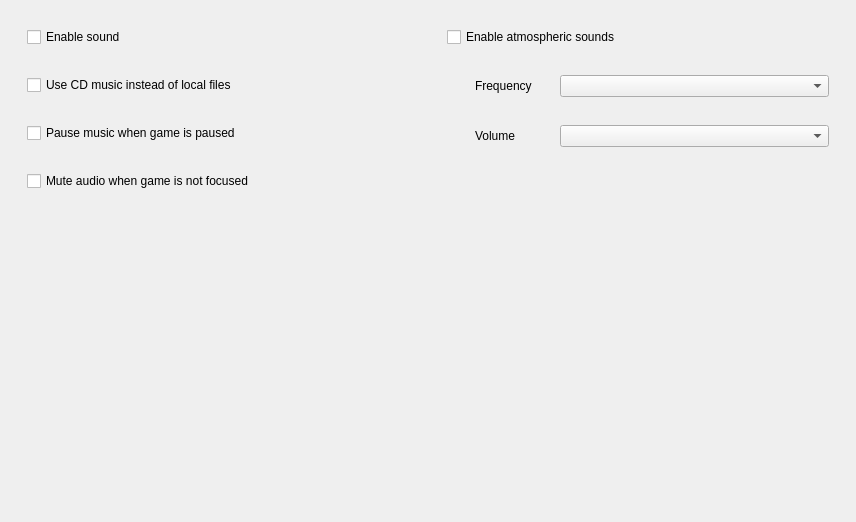
         <widget class="QWidget" name="responsive_scrollAreaWidgetContents_3">
          <property name="geometry">
           <rect>
            <x>0</x>
            <y>0</y>
            <width>856</width>
            <height>522</height>
           </rect>
          </property>
          <property name="sizePolicy">
           <sizepolicy hsizetype="Expanding" vsizetype="Expanding">
            <horstretch>1</horstretch>
            <verstretch>0</verstretch>
           </sizepolicy>
          </property>
          <layout class="QHBoxLayout" name="horizontalLayout_6" stretch="1,1">
           <item>
            <widget class="QFrame" name="frame_7">
             <property name="sizePolicy">
              <sizepolicy hsizetype="Ignored" vsizetype="Expanding">
               <horstretch>0</horstretch>
               <verstretch>0</verstretch>
              </sizepolicy>
             </property>
             <layout class="QFormLayout" name="formLayout_8">
              <property name="horizontalSpacing">
               <number>28</number>
              </property>
              <property name="verticalSpacing">
               <number>28</number>
              </property>
              <property name="leftMargin">
               <number>16</number>
              </property>
              <property name="topMargin">
               <number>16</number>
              </property>
              <property name="rightMargin">
               <number>16</number>
              </property>
              <property name="bottomMargin">
               <number>0</number>
              </property>
              <item row="4" column="0">
               <spacer name="verticalSpacer_5">
                <property name="orientation">
                 <enum>Qt::Orientation::Vertical</enum>
                </property>
                <property name="sizeHint" stdset="0">
                 <size>
                  <width>0</width>
                  <height>0</height>
                 </size>
                </property>
               </spacer>
              </item>
              <item row="3" column="0" colspan="2">
               <widget class="QCheckBox" name="checkBoxMuteAudioWhenNotFocused">
                <property name="text">
                 <string comment="Checkbox Toggle">Mute audio when game is not focused</string>
                </property>
               </widget>
              </item>
              <item row="2" column="0" colspan="2">
               <widget class="QCheckBox" name="checkBoxPauseMusicWhenPaused">
                <property name="text">
                 <string comment="Checkbox Toggle">Pause music when game is paused</string>
                </property>
               </widget>
              </item>
              <item row="1" column="0" colspan="2">
               <widget class="QCheckBox" name="checkBoxUseCDMusic">
                <property name="text">
                 <string comment="Checkbox Toggle">Use CD music instead of local files</string>
                </property>
               </widget>
              </item>
              <item row="0" column="0" colspan="2">
               <widget class="QCheckBox" name="checkBoxEnableSound">
                <property name="text">
                 <string comment="Checkbox Toggle">Enable sound</string>
                </property>
               </widget>
              </item>
             </layout>
            </widget>
           </item>
           <item>
            <widget class="QFrame" name="frame_8">
             <property name="sizePolicy">
              <sizepolicy hsizetype="Ignored" vsizetype="Expanding">
               <horstretch>0</horstretch>
               <verstretch>0</verstretch>
              </sizepolicy>
             </property>
             <layout class="QFormLayout" name="formLayout_7">
              <property name="horizontalSpacing">
               <number>28</number>
              </property>
              <property name="verticalSpacing">
               <number>28</number>
              </property>
              <property name="leftMargin">
               <number>16</number>
              </property>
              <property name="topMargin">
               <number>16</number>
              </property>
              <property name="rightMargin">
               <number>16</number>
              </property>
              <property name="bottomMargin">
               <number>0</number>
              </property>
              <item row="1" column="0">
               <widget class="QLabel" name="labelAtmoFrequency">
                <property name="text">
                 <string comment="Dropdown Title Label">Frequency</string>
                </property>
                <property name="indent">
                 <number>28</number>
                </property>
               </widget>
              </item>
              <item row="1" column="1">
               <widget class="QComboBox" name="comboBoxAtmoFrequency"/>
              </item>
              <item row="2" column="0">
               <widget class="QLabel" name="labelAtmoVolume">
                <property name="text">
                 <string comment="Dropdown Title Label">Volume</string>
                </property>
                <property name="indent">
                 <number>28</number>
                </property>
               </widget>
              </item>
              <item row="2" column="1">
               <widget class="QComboBox" name="comboBoxAtmoVolume"/>
              </item>
              <item row="3" column="0">
               <spacer name="verticalSpacer_6">
                <property name="orientation">
                 <enum>Qt::Orientation::Vertical</enum>
                </property>
                <property name="sizeHint" stdset="0">
                 <size>
                  <width>0</width>
                  <height>0</height>
                 </size>
                </property>
               </spacer>
              </item>
              <item row="0" column="0" colspan="2">
               <widget class="QCheckBox" name="checkBoxEnableAtmoSounds">
                <property name="text">
                 <string comment="Checkbox Toggle">Enable atmospheric sounds</string>
                </property>
               </widget>
              </item>
             </layout>
            </widget>
           </item>
          </layout>
         </widget>
